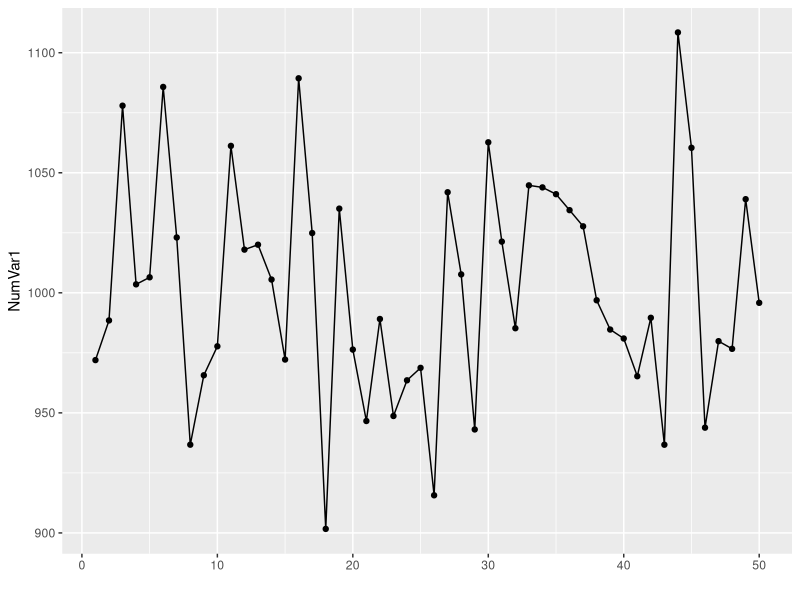
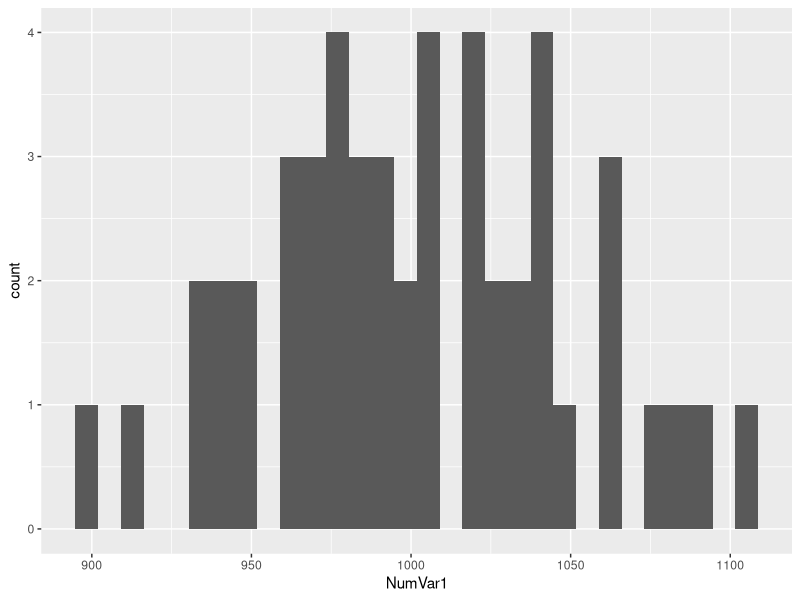
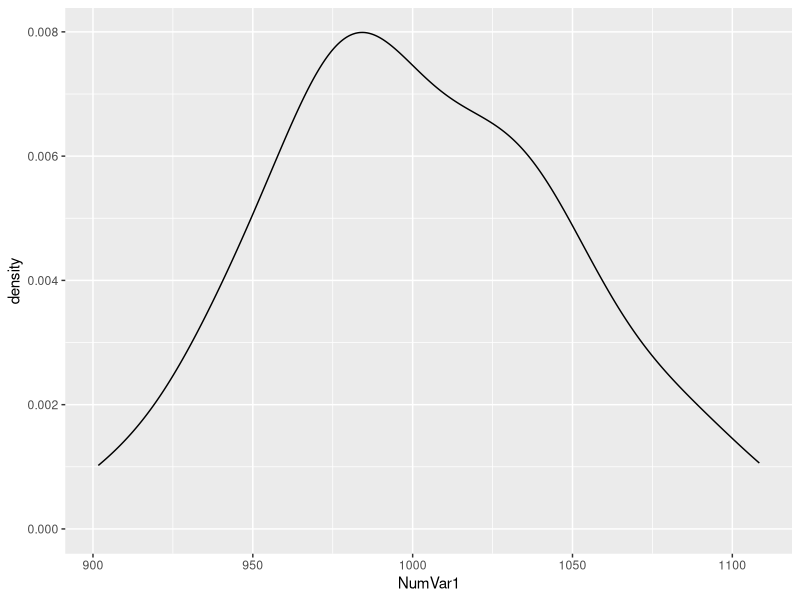
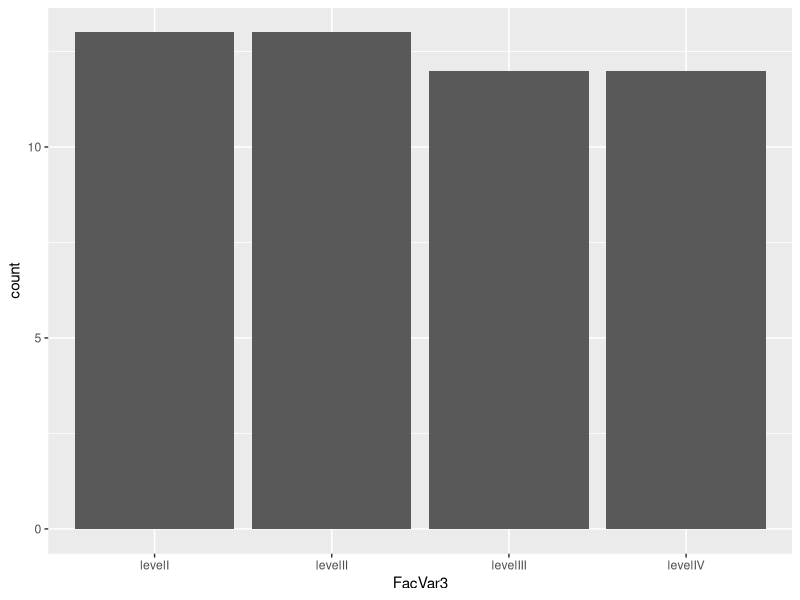
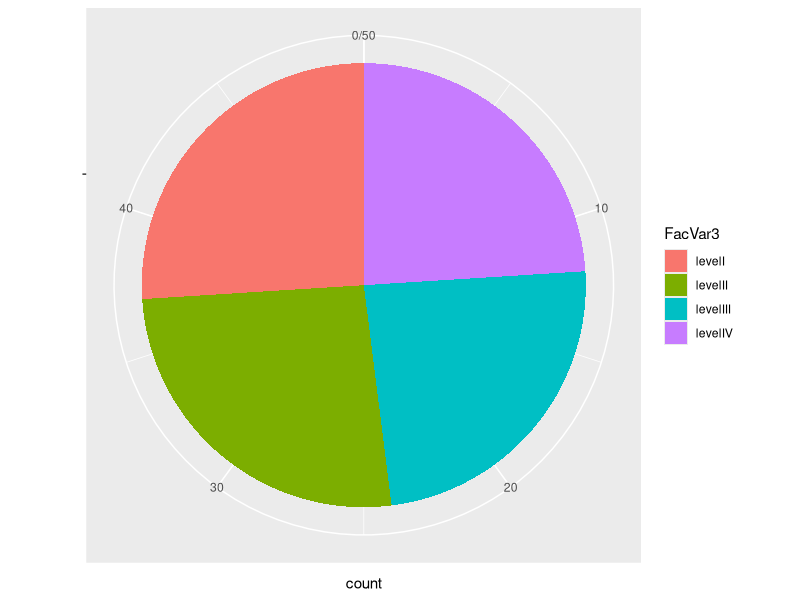
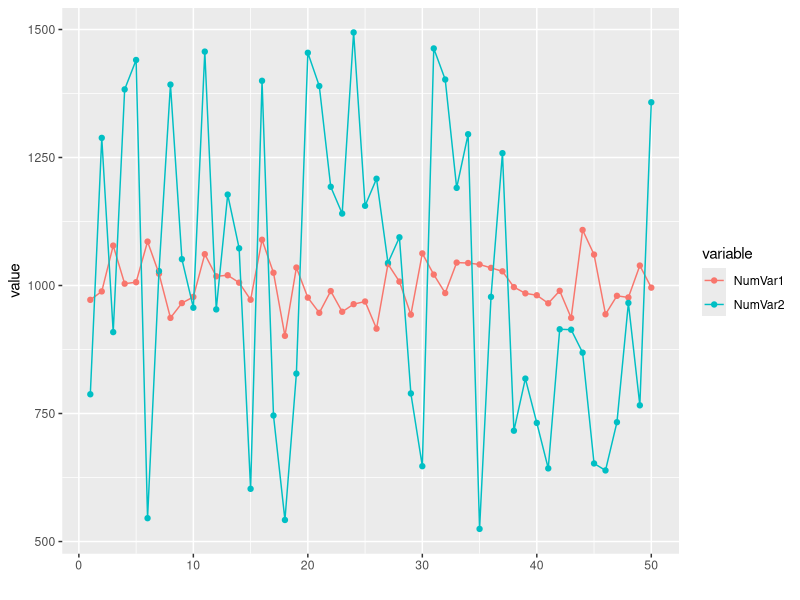
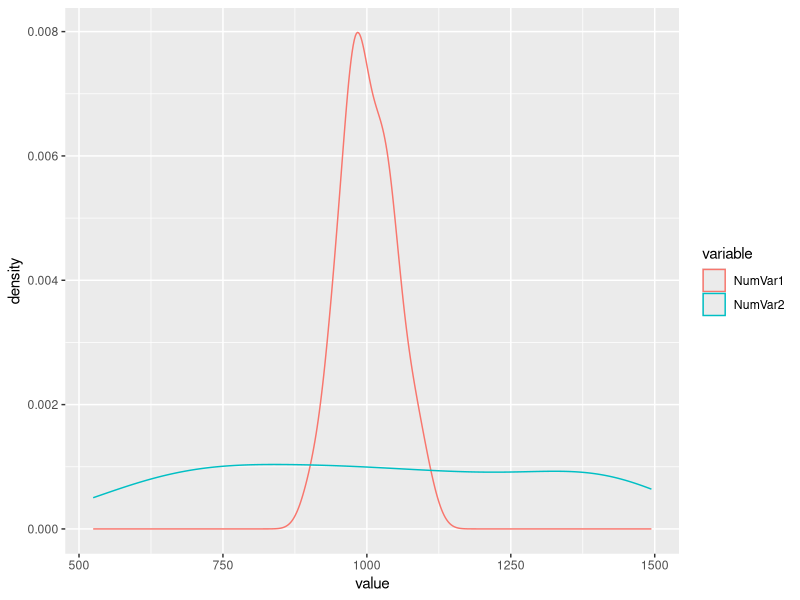
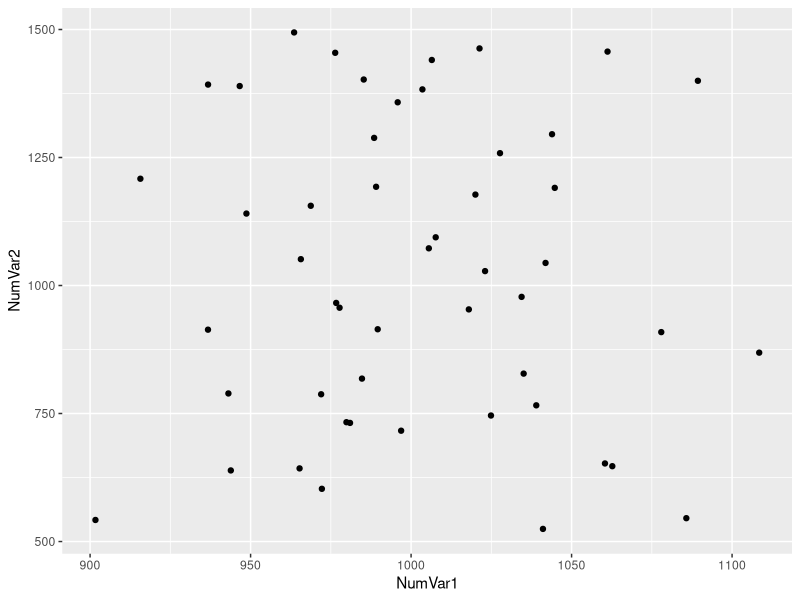

These figures' R source, in order: (Note: this script raises an error after producing the figures.)
## ---- chunk 1
## Simulate some data

## 3 Factor Variables
FacVar1=as.factor(rep(c("level1","level2"),25))
FacVar2=as.factor(rep(c("levelA","levelB","levelC"),17)[-51])
FacVar3=as.factor(rep(c("levelI","levelII","levelIII","levelIV"),13)[-c(51:52)])

## 4 Numeric Variables
set.seed(123)
NumVar1=round(rnorm(n=50,mean=1000,sd=50),digits=2) ## Normal distribution
set.seed(123)
NumVar2=round(runif(n=50,min=500,max=1500),digits=2) ## Uniform distribution
set.seed(123)
NumVar3=round(rexp(n=50,rate=.001)) ## Exponential distribution
NumVar4=2001:2050

simData=data.frame(FacVar1,FacVar2,FacVar3,NumVar1,NumVar2,NumVar3,NumVar4)
## ---- chunk 2
library(ggplot2)
library(reshape2)
## ---- chunk 3
ggplot(simData,aes(y=NumVar1,x=1:nrow(simData),group="NumVar1"))+geom_point()+geom_line()+ xlab("") ## Index plot

ggplot(simData,aes(x=NumVar1))+geom_histogram() ## histogram

ggplot(simData,aes(x=NumVar1))+geom_density() ## Kernel density plot
## ---- chunk 4
## barplot
ggplot(simData,aes(x=FacVar3))+geom_bar()

## pie chart - Not the best graph --- use with caution
ggplot(simData,aes(x = factor(""), fill=FacVar3, label=FacVar3))+geom_bar()+ coord_polar(theta = "y")  +scale_x_discrete("")
## ---- chunk 5
simtmp=simData[,c(4:5)] ## 4th and 5th columns are NumVar1 and NumVar2
simtmp$index=1:nrow(simtmp)
simtmpmelt=melt(simtmp,id=c("index"))

## line plots with observation number as index
ggplot(simtmpmelt,aes(y=value,x=index,color=variable))+geom_point()+geom_line()+xlab("")

## Let's draw density functions for NumVar1 & NumVar2
ggplot(simtmpmelt,aes(x=value,color=variable))+geom_density()

## scatter plot
ggplot(simData,aes(x=NumVar1,y=NumVar2))+geom_point()
## ---- chunk 6
## Mosaic plot: ggMMplot function
ggMMplot <- function(var1, var2){
  require(ggplot2)
  levVar1 <- length(levels(var1))
  levVar2 <- length(levels(var2))
  
  jointTable <- prop.table(table(var1, var2))
  plotData <- as.data.frame(jointTable)
  plotData$marginVar1 <- prop.table(table(var1))
  plotData$var2Height <- plotData$Freq / plotData$marginVar1
  plotData$var1Center <- c(0, cumsum(plotData$marginVar1)[1:levVar1 -1]) +
    plotData$marginVar1 / 2
  
  ggplot(plotData, aes(var1Center, var2Height)) +
    geom_bar(stat = "identity", aes(width = marginVar1, fill = var2), col = "Black") +
    geom_text(aes(label = as.character(var1), x = var1Center, y = 1.05)) 
}
ggMMplot(simData$FacVar2, simData$FacVar3)

## barplots
bartabledat = as.data.frame(table(simData$FacVar2, simData$FacVar3)) ## get the cross tab
ggplot(bartabledat,aes(x=Var2,y=Freq,fill=Var1))+geom_bar(position="dodge") ## plot

ggplot(bartabledat,aes(x=Var2,y=Freq,fill=Var1))+geom_bar() ## stacked

bartableprop =as.data.frame(prop.table(table(simData$FacVar2, simData$FacVar3),2)*100) 
ggplot(bartableprop,aes(x=Var2,y=Freq,fill=Var1))+geom_bar() ## Stacked 100%
## ---- chunk 7
## Box plots for the numeric var over the levels of the factor var
ggplot(simData,aes(x=FacVar1,y=NumVar1))+geom_boxplot()

## density plot of numeric var across multiple levels of the factor var
ggplot(simData,aes(x=NumVar1,color=FacVar1))+geom_density()

## Mean of one numeric var over levels of one factor var
meanagg = aggregate(simData$NumVar1, list(simData$FacVar3), mean)
ggplot(meanagg,aes(x=Group.1,y=x))+geom_point()+coord_flip() ## Dot Chart equivalent

ggplot(meanagg,aes(x=Group.1,y=x))+geom_bar() ## Bar plot
## ---- chunk 8
Threebartable = as.data.frame(table(simData$FacVar1, simData$FacVar2, simData$FacVar3)) ## CrossTab
ggplot(Threebartable,aes(x=Var3,y=Freq,fill=Var2))+geom_bar(position="dodge")+facet_wrap(~Var1) ## Bar plot with facetting
## ---- chunk 9
## boxplot of NumVar1 over an interaction of 6 levels of the combination of FacVar1 and FacVar2
ggplot(simData,aes(x=FacVar2,y=NumVar1, fill=FacVar1))+geom_boxplot()

## Mean of 1 Numeric over levels of two factor vars
meanaggg = aggregate(simData$NumVar1, list(simData$FacVar1, simData$FacVar2), mean)
## Dot Chart equivalent
ggplot(meanaggg,aes(x=Group.2,y=x,color=Group.2))+geom_point()+coord_flip()+facet_wrap(~Group.1, ncol=1)

## Interaction chart - line chart
ggplot(meanaggg,aes(x=Group.2,y=x,color=Group.1, group=Group.1))+geom_point()+geom_line()

## And bar plot
ggplot(meanaggg,aes(x=Group.2,y=x))+geom_bar()+facet_wrap(~Group.1)
## ---- chunk 10
## Scatter plot with color identifying the factor variable
ggplot(simData,aes(x=NumVar1,y=NumVar2,color=FacVar1))+geom_point()
## ---- chunk 11
## NumVar4 is 2001 through 2050... possibly, a time variable - use that as the x-axis
simtmpp=simData[,c(4,5,7)]
simtmppmelt=melt(simtmpp,id=c("NumVar4"))
ggplot(simtmppmelt,aes(x=NumVar4,y=value,color=variable,group=variable))+geom_point()+geom_line()

## Extra: Stacked Area Graph
ggplot(simtmppmelt,aes(x=NumVar4,y=value,fill=variable))+geom_area(position="stack")

## Extra: 100% stacked area graph
ggplot(simtmppmelt,aes(x=NumVar4,y=value,fill=variable))+geom_area(position="fill")

## ## Bubble plot - scatter plot of NumVar1 and NumVar2 with individual observations sized by NumVar3
ggplot(simData,aes(x=NumVar1,y=NumVar2,size=NumVar3))+geom_point()
## ---- chunk 12
#Thanks to Gaston Sanchez for the function: http://gastonsanchez.wordpress.com/2012/08/27/scatterplot-matrices-with-ggplot/
 makePairs <- function(data) 
{
  grid <- expand.grid(x = 1:ncol(data), y = 1:ncol(data))
  grid <- subset(grid, x != y)
  all <- do.call("rbind", lapply(1:nrow(grid), function(i) {
    xcol <- grid[i, "x"]
    ycol <- grid[i, "y"]
    data.frame(xvar = names(data)[ycol], yvar = names(data)[xcol], 
               x = data[, xcol], y = data[, ycol], data)
  }))
  all$xvar <- factor(all$xvar, levels = names(data))
  all$yvar <- factor(all$yvar, levels = names(data))
  densities <- do.call("rbind", lapply(1:ncol(data), function(i) {
    data.frame(xvar = names(data)[i], yvar = names(data)[i], x = data[, i])
  }))
  list(all=all, densities=densities)
}

## expanding numeric columns for pairs plot
gg1 = makePairs(simData[,4:7])

## new data frame 
simDatabig = data.frame(gg1$all,simData[,1:3])

## pairs plot
ggplot(simDatabig, aes_string(x = "x", y = "y")) + 
  facet_grid(xvar ~ yvar, scales = "free") + 
  geom_point(aes(colour=FacVar2), na.rm = TRUE) + 
  stat_density(aes(x = x, y = ..scaled.. * diff(range(x)) + min(x)), 
               data = gg1$densities, position = "identity", 
               colour = "grey20", geom = "line")
